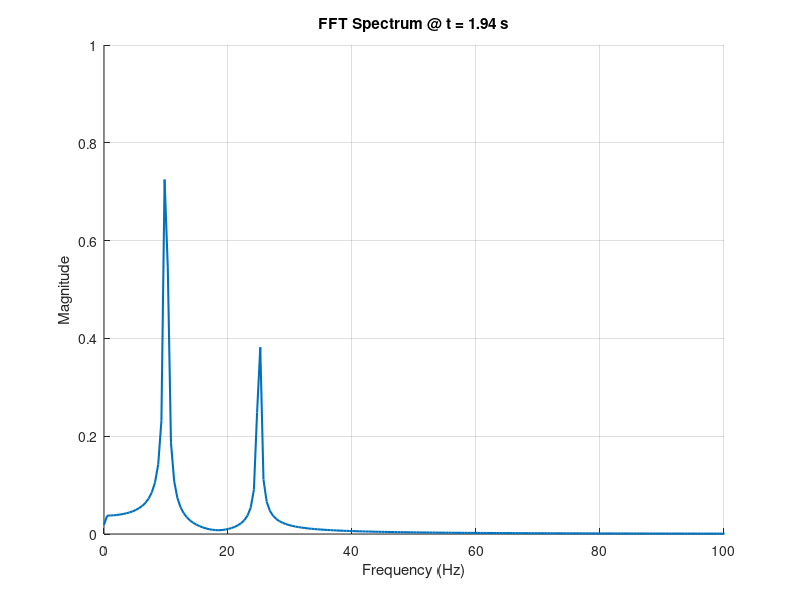

This chart was generated by the following MATLAB code:
% fft_animator.m
% Animated FFT visualization of a time-varying signal

clear; close all; clc;

% --- Settings ---
fs = 1000;              % Sampling frequency (Hz)
t = 0:1/fs:2;           % Time vector (2 seconds)
signal = sin(2*pi*10*t) + 0.5*sin(2*pi*25*t);  % Example: Sum of 10Hz and 25Hz

% Create figure
figure('Color', 'w');
title('Live FFT Spectrum'); xlabel('Frequency (Hz)'); ylabel('Magnitude');
grid on;
xlim([0 100]); ylim([0 1]);
hold on;

frameRate = 30;
frameStep = round(length(t)/frameRate);

% Animate FFT
for i = 1:frameStep:length(t)
    segment = signal(1:i);
    L = length(segment);
    f = fs*(0:(L/2))/L;
    
    Y = fft(segment);
    P2 = abs(Y/L);
    P1 = P2(1:L/2+1);
    P1(2:end-1) = 2*P1(2:end-1);
    
    cla;
    plot(f, P1, 'LineWidth', 1.5);
    title(['FFT Spectrum @ t = ', num2str(t(i), '%.2f'), ' s']);
    xlabel('Frequency (Hz)'); ylabel('Magnitude');
    xlim([0 100]); ylim([0 1]);
    grid on;
    
    drawnow;
end
